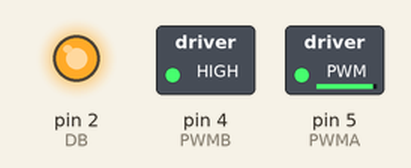
A sketch run on a simulated Arduino Uno, built with avr-gcc and run on an emulated ATmega328P. On the bench: switched loads named in the sketch (green lamp = pin HIGH), output pins drawn as LEDs (lit = HIGH). Pins used as bus, display or sensor lines are not drawn; what the sketch prints to the serial monitor is not drawn.

Above: at 3.05 s.
At 4.8 s:
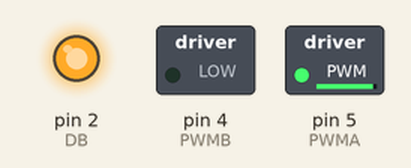
At 6.55 s:
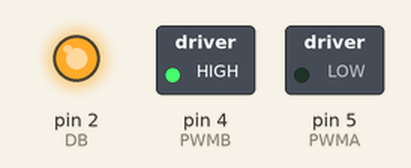
At 8.25 s:
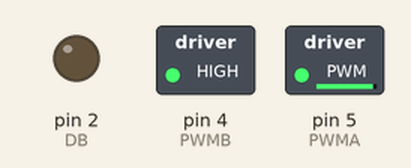
At 9.95 s:
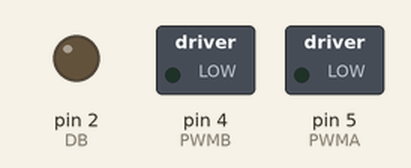
Timing chart, 0 to 12.1 s (numbered marks = the images above):
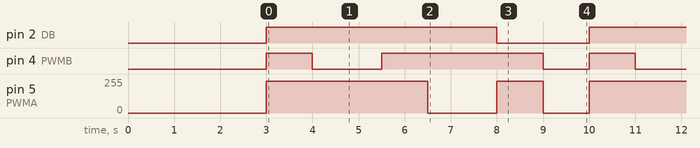

Measured:
- by itself, pin 2 (DB): alternates HIGH for 5.0 s and LOW for 2.0 s
- by itself, pin 4 (PWMB): repeats every 7.0 s: LOW 1.5 s, HIGH 3.5 s, LOW 1.0 s, HIGH 1.0 s
- by itself, pin 5 (PWMA): repeats every 7.0 s: 0/255 1.5 s, 238/255 1.0 s, 0/255 1.0 s, 238/255 3.5 s

The sketch:

Car2.ino
```cpp
//-----------------------------------------------------------------------
// --- Motor shield  ----------------------------------------------------
//
// Dokumentacija:
// ESP 8266 motor shield https://cdn.hackaday.io/files/8856378895104/user-mannual-for-esp-12e-motor-shield.pdf
// L293 http://www.ti.com/lit/ds/symlink/l293.pdf

int PWMA=5; //Moč motorja A    D1
int PWMB=4; //Moč motorja B    D2
int DA=0;   //Smer vrtenja motorja A   D3
int DB=2;   //Smer vrtenja motorja B   D4


//-----------------------------------------------------------------------
// --- Začetni pogoji ---------------------------------------------------
void setup(){
  Serial.begin(9600);
  delay(3000);
  Serial.println("Motor shield");

  pinMode(PWMA, OUTPUT);
  pinMode(PWMB, OUTPUT);
  pinMode(DA, OUTPUT);
  pinMode(DB, OUTPUT);
}


//-----------------------------------------------------------------------
// --- Neskončna zanka --------------------------------------------------
void loop(){

avto_naprej();
delay(1000);
avto_levo();
delay(1500);
avto_naprej();
delay(1000);
avto_desno();
delay(1500);
avto_nazaj();
delay(1000);
avto_stop();
delay(1000);
}

void avto_naprej(){
//Vozi naprej
  digitalWrite(DA, LOW);     // Nastavitev smeri vrtenja motorja A
  analogWrite(PWMA, 750);   // Omogočimo izhod za motor A
  digitalWrite(DB, HIGH);
  analogWrite(PWMB, 750);
}

void avto_levo(){
//Vozi naprej
  digitalWrite(DA, LOW);     // Nastavitev smeri vrtenja motorja A
  analogWrite(PWMA, 750);    // Omogočimo izhod za motor A
  digitalWrite(DB, HIGH);
  analogWrite(PWMB, LOW);
}

void avto_desno(){
//Vozi naprej
  digitalWrite(DA, LOW);     // Nastavitev smeri vrtenja motorja A
  analogWrite(PWMA, LOW);   // Omogočimo izhod za motor A
  digitalWrite(DB, HIGH);
  analogWrite(PWMB, 750);
}

void avto_nazaj(){
//Vozi naprej
  digitalWrite(DA, HIGH);     // Nastavitev smeri vrtenja motorja A
  analogWrite(PWMA, 750);   // Omogočimo izhod za motor A
  digitalWrite(DB, LOW);
  analogWrite(PWMB, 750);
}

void avto_stop(){
//Stop
  digitalWrite(DA, HIGH);
  digitalWrite(PWMA, LOW);
  digitalWrite(DB, LOW);
  digitalWrite(PWMB, LOW);

}
```
